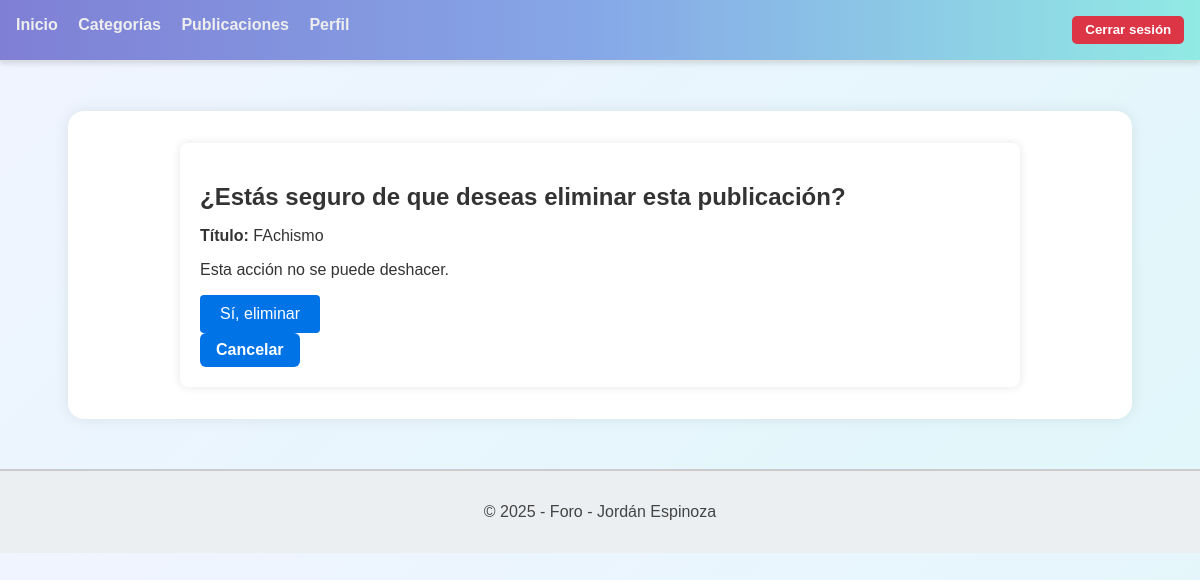
/foro/publicaciones/eliminar_publicacion/14/ (signed in), run on an earlier commit of the app's database.
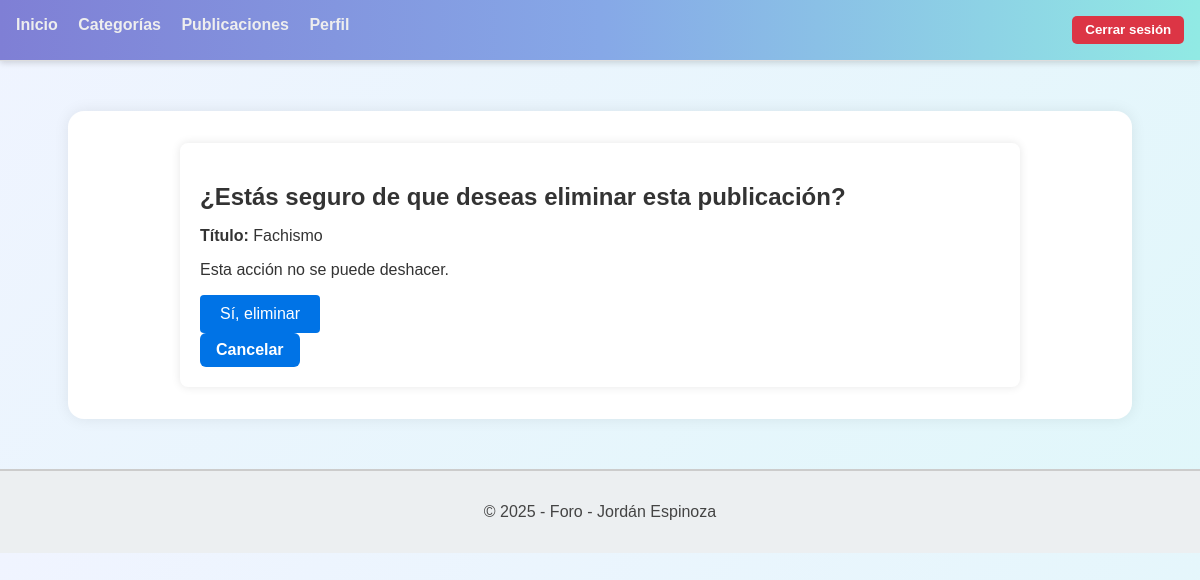
And on a later commit of the database.
### foro_aplicacion/models.py (models this page shows, shortened)
class Publicacion(models.Model):
    titulo = models.CharField(max_length=100)
    cuerpo = models.TextField()
    fecha_creacion = models.DateTimeField(auto_now_add=True)
    fecha_modificacion = models.DateTimeField(auto_now=True)
    usuario = models.ForeignKey(Usuario, on_delete=models.CASCADE, related_name='publicaciones')
    categoria = models.ForeignKey(Categoria, on_delete=models.CASCADE, related_name='publicaciones')
    etiquetas = models.ManyToManyField(Etiqueta, through='PublicacionEtiqueta', related_name='publicaciones')

### foro_aplicacion/views.py (the view, shortened to what this page needs)
# urls.py: path('publicaciones/eliminar_publicacion/<int:pk>/', EliminarPublicacionView.as_view(), name='eliminar_publicacion'),
class EliminarPublicacionView(LoginRequiredMixin, DeleteView):
    model = Publicacion
    template_name = 'publicaciones/eliminar_publicacion.html'
    context_object_name = 'publicacion'

### foro_aplicacion/templates/publicaciones/eliminar_publicacion.html (shortened to what this page needs)
{% extends 'template_base.html' %}
{% block body %}
<div class="container mt-5">
    <div class="alert alert-warning text-center" role="alert">
        <h2>¿Estás seguro de que deseas eliminar esta publicación?</h2>
        <p><strong>Título:</strong> {{ publicacion.titulo }}</p>
        <p>Esta acción no se puede deshacer.</p>
    </div>
    <div class="d-flex justify-content-center">
        <form method="post">
            <button type="submit" class="btn btn-danger mx-2">Sí, eliminar</button>
        </form>
        <a href="{% url 'listar_publicaciones' %}" class="btn btn-secondary mx-2">Cancelar</a>
    </div>
</div>
{% endblock %}

What changed in the data, as far as the page shows it:
changed Publicacion: titulo "FAchismo" → "Fachismo"
